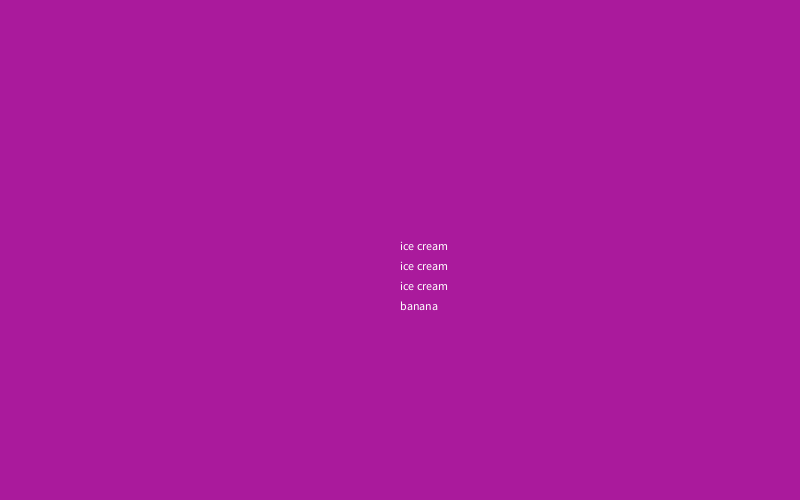
Frame 1 (no input)
Frame 60 (the mouse pressed at the canvas centre just before this capture): identical to frame 1, image omitted
Frame 120 (the mouse held since frame 60 and released just before this capture): identical to frame 1, image omitted

The Processing sketch that drew this single still picture (run headless with seeded random() and noise(); from frame 60 on, the mouse is pressed at the canvas centre):

// Processing sketch: bananaSplit
// ── bananaSplit.pde
void setup() {
size(800,500);
}

void draw() {
  background(#AA1A9C);
  int y = 250;
  for(int i = 0; i < 3; i++)
  {
  
  text("ice cream",400,y);
  y+=20;
  
  }
  text("banana",400,310);
}
